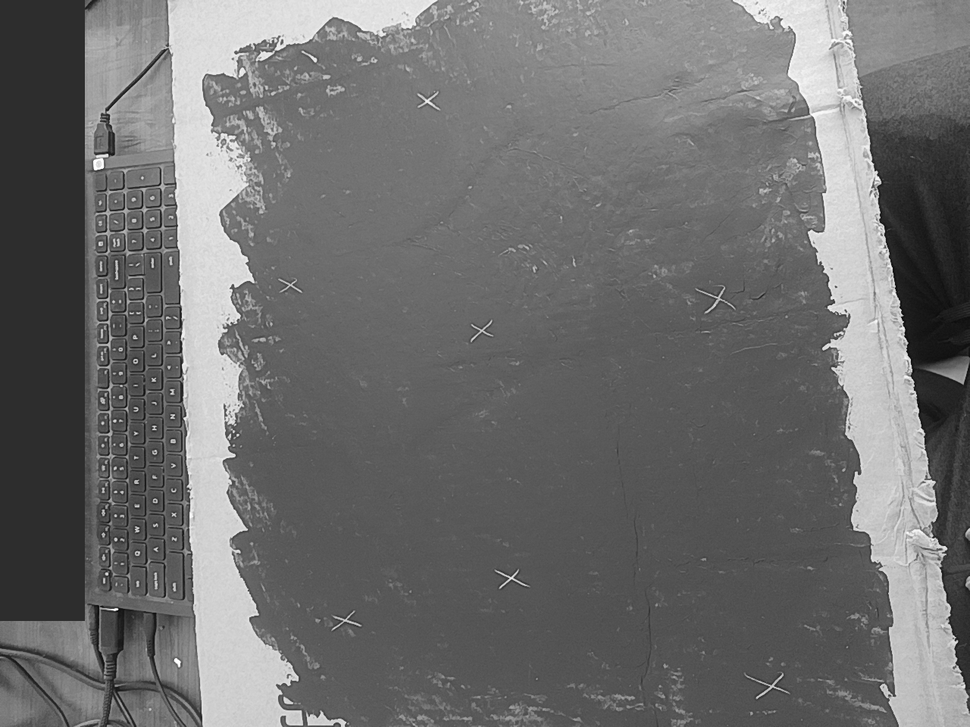
#> input picture android/app/src/androidTest/assets/real_frame_0.png, 970 x 727 px, shrunk from 1280 x 960 before the run
$ python -i lines.py   (imports and definitions only)   (older library calls are emulated)
#> lines starting #> are read from the running program, lines starting #| are printed output that depends on the picture; after the words box and inside, x2 and y2 are one past the last pixel; in counts of white or black regions, pixels touching at a corner belong together
#> further down, picture is the input picture: shape (727, 970, 3); min 0, max 255, mean 110.4
"""Line points: the sketch's pencil lines in a photo, and the target image's edges.

Both come out as thin sets of points, each with a unit normal (across the
line). The aligner matches sketch points to target edges with similar
direction.
"""

from __future__ import annotations

from dataclasses import dataclass

import cv2
import numpy as np


@dataclass
class LinePoints:
    pts: np.ndarray  # (n, 2) float, px
    normals: np.ndarray  # (n, 2) unit
    strength: np.ndarray  # (n,)


def _hessian(g: np.ndarray):
    dxx = cv2.Sobel(g, cv2.CV_32F, 2, 0, ksize=3)
    dyy = cv2.Sobel(g, cv2.CV_32F, 0, 2, ksize=3)
    dxy = cv2.Sobel(g, cv2.CV_32F, 1, 1, ksize=3)
    return dxx, dyy, dxy


def sketch_lines(img: np.ndarray, polarity: str = "light", width_px: float = 3.0, k_high: float = 5.0, k_low: float = 2.5, min_pixels: int = 12, roi: np.ndarray | None = None) -> LinePoints:
    """Ridge points of pencil/chalk lines about ``width_px`` wide.

    A pixel is on a line if, across the line, the image is curved like a ridge
    (light lines) or valley (dark lines), it is the strongest point across, and
    it is lighter (darker) than the ground on *both* sides, which rules out the
    edge of a painted area. Thresholds are in units of the image's own noise.
    """
#> called with polarity = 'light', width_px = 3, k_high = 5, k_low = 2.5, min_pixels = 12
    gray = img if img.ndim == 2 else cv2.cvtColor(img, cv2.COLOR_BGR2GRAY)
    g = gray.astype(np.float32)
    if polarity == "dark":
        g = 255 - g
    sigma = max(0.8, width_px / 2.5)
    s = cv2.GaussianBlur(g, (0, 0), sigma)
    dxx, dyy, dxy = _hessian(s)
    # eigen-decomposition of [[dxx, dxy], [dxy, dyy]]: the most negative eigenvalue is across a light ridge
    tr = (dxx + dyy) / 2
    disc = np.sqrt(((dxx - dyy) / 2) ** 2 + dxy**2)
    lam = tr - disc  # most negative
    other = tr + disc
    strength = np.where((lam < 0) & (np.abs(lam) > np.abs(other)), -lam, 0).astype(np.float32)
    # normal = eigenvector of lam
    nx = dxy
    ny = lam - dxx
    alt = np.abs(nx) + np.abs(ny) < 1e-6
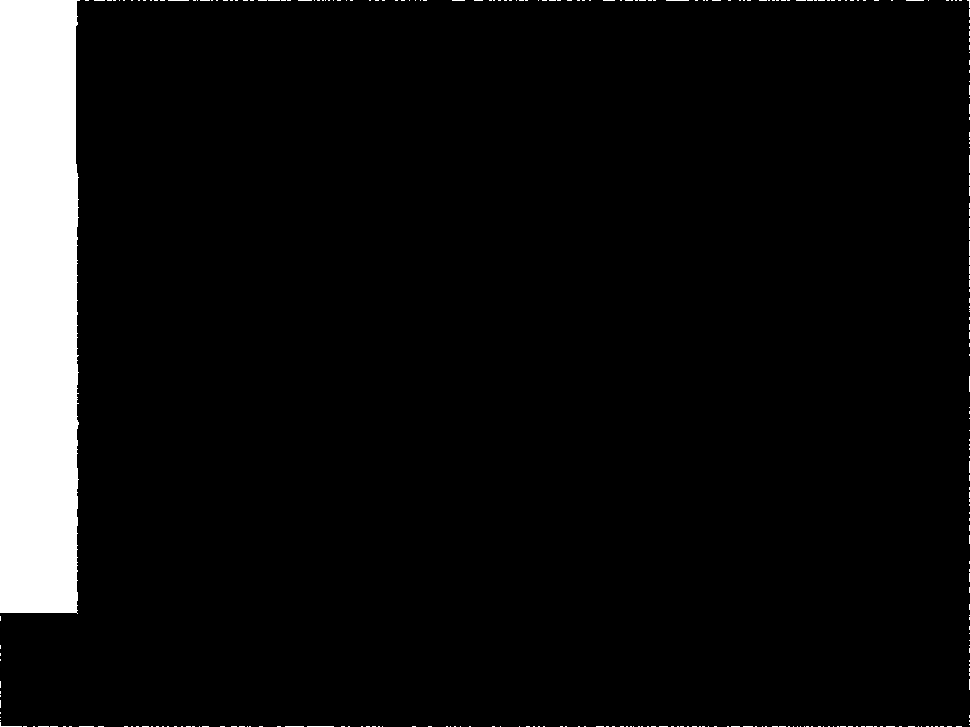
#> alt: shape (727, 970) bool; 6.9% white; 313 white regions (308 under 20 px), largest, box (x1, y1, x2, y2) and area: (0, 0, 80, 614) 47264, (307, 726, 334, 727) 27, (0, 722, 22, 727) 26, (666, 0, 689, 1) 23, (168, 0, 189, 1) 21
    nx = np.where(alt, lam - dyy, nx)
    ny = np.where(alt, dxy, ny)
    nn = np.sqrt(nx**2 + ny**2) + 1e-12
    nx, ny = nx / nn, ny / nn
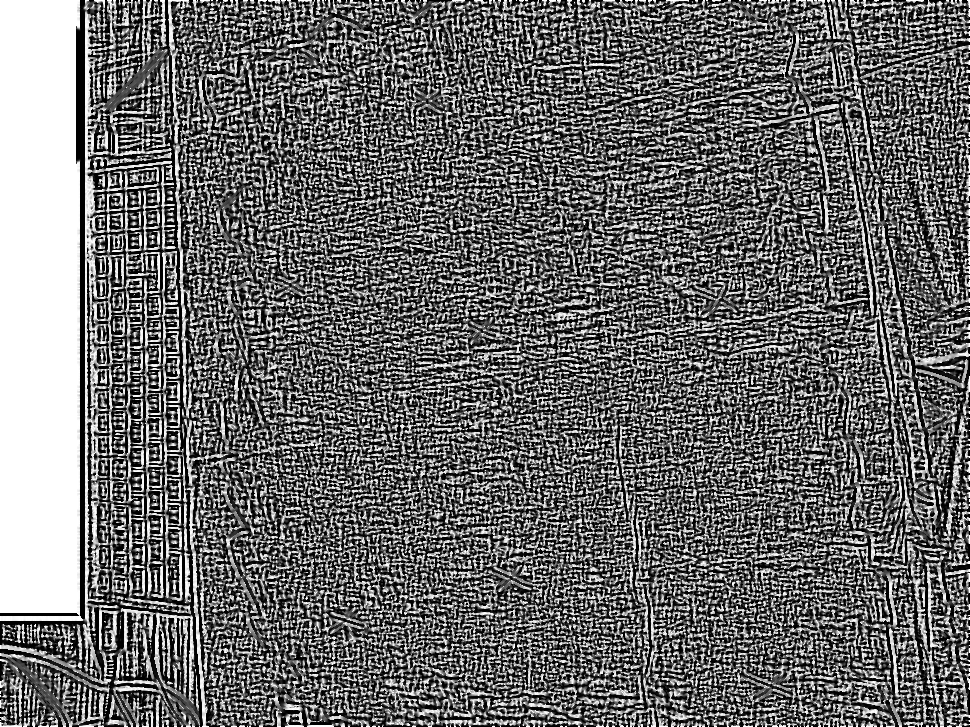
#> ny: shape (727, 970) float32; min -1, max 0, mean -0.581; drawn with min black and max white
    h, w = g.shape
#> h = 727; w = 970
    yy, xx = np.mgrid[0:h, 0:w].astype(np.float32)

    def sample(a, dx, dy):
        return cv2.remap(a, (xx + dx).astype(np.float32), (yy + dy).astype(np.float32), cv2.INTER_LINEAR, borderMode=cv2.BORDER_REPLICATE)

    nms = (strength >= sample(strength, nx, ny)) & (strength >= sample(strength, -nx, -ny)) & (strength > 0)
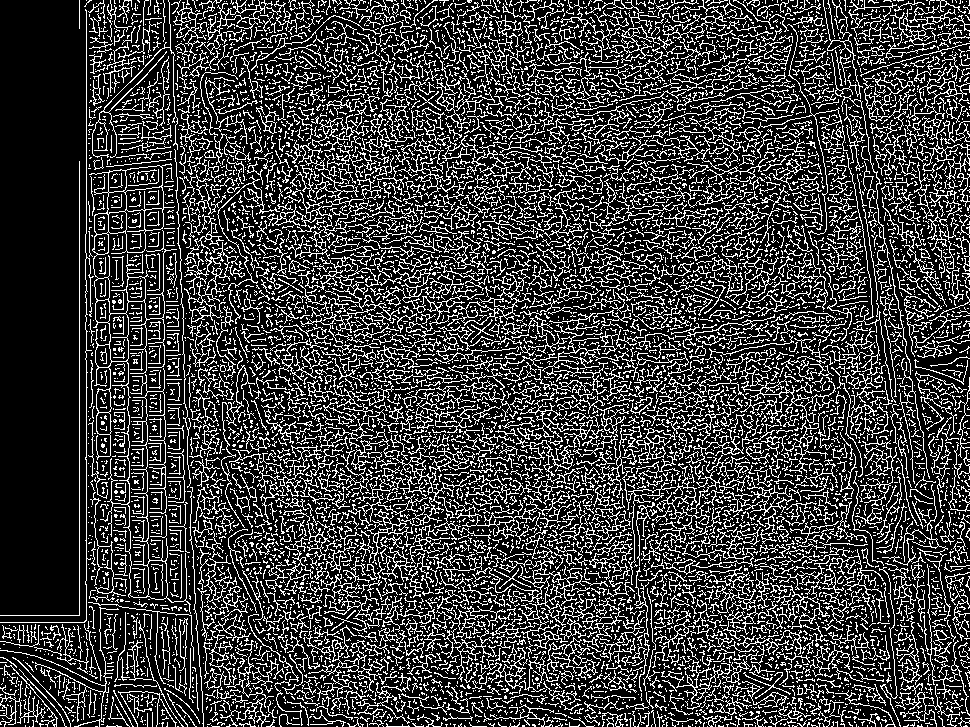
#> nms: shape (727, 970) bool; 23.7% white in thin lines or dots
    # lighter than the ground on both sides
    off = 2.5 * sigma + 1.0
    side = np.minimum(s - sample(s, nx * off, ny * off), s - sample(s, -nx * off, -ny * off))
    noise_img = g - cv2.GaussianBlur(g, (0, 0), 1.0)
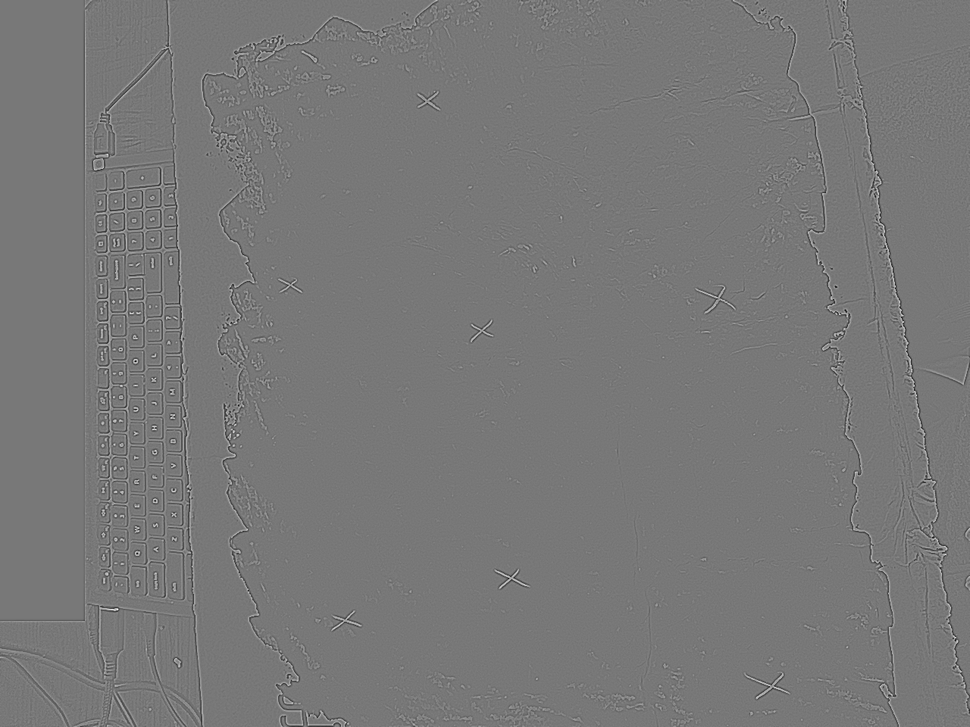
#> noise_img: shape (727, 970) float32; min -101.1, max 113.2, mean 0; drawn with min black and max white
    noise = 1.4826 * np.median(np.abs(noise_img - np.median(noise_img))) + 0.5
#> noise = 2.67
    st = strength[strength > 0]
    s_scale = 1.4826 * np.median(st) if st.size else 1.0
#> s_scale = 4.55
    resp = np.where(nms & (side > 2.0 * noise), strength / max(s_scale, 1e-6), 0)
    if roi is not None:
        resp = resp * roi
    low = (resp > k_low).astype(np.uint8)
#> low: shape (727, 970); values 0 (black) and 1 (white), 2% white in thin lines or dots
    n, cc, stats, _ = cv2.connectedComponentsWithStats(low, connectivity=8)
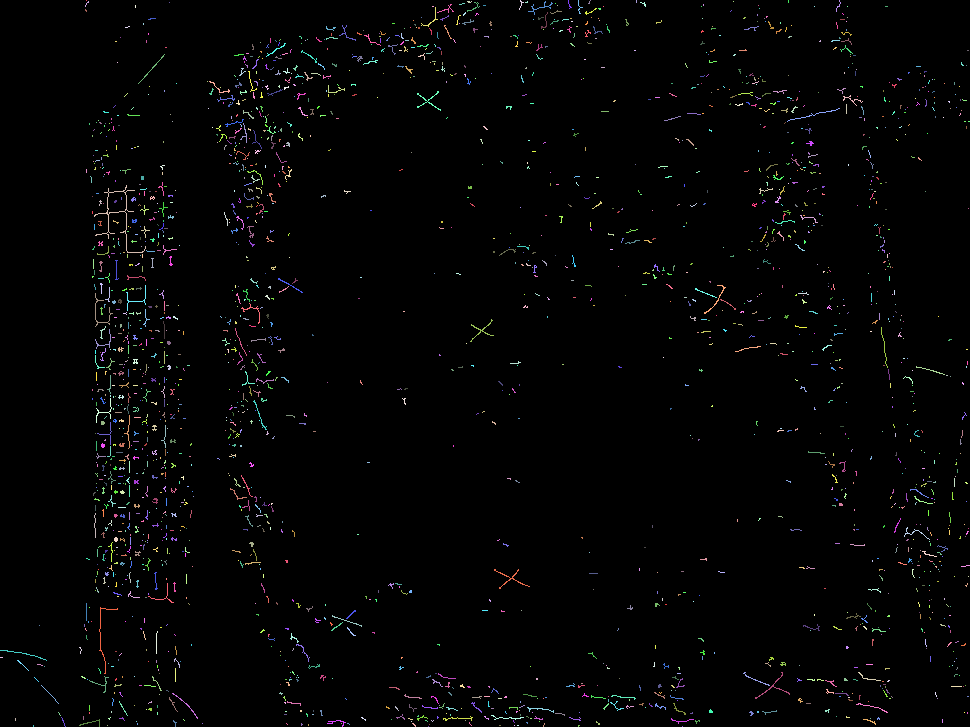
#> cc: shape (727, 970) int32; 2241 distinct labels, from 0 to 2240; one colour per label, 0 black
#> n = 2241; stats = 2241 rows, first 6: [0, 0, 970, 727, 691014], [86, 0, 1, 1, 1], [85, 1, 4, 6, 7], [467, 1, 5, 2, 7], [519, 0, 5, 10, 13], [525, 1, 3, 2, 4]
    high_max = np.zeros(n)
#> high_max = 2241 values from 0 to 0
    np.maximum.at(high_max, cc.ravel(), resp.ravel())
    keep = (stats[:, cv2.CC_STAT_AREA] >= min_pixels) & (high_max > k_high)
    keep[0] = False
    m = keep[cc] & (low > 0)
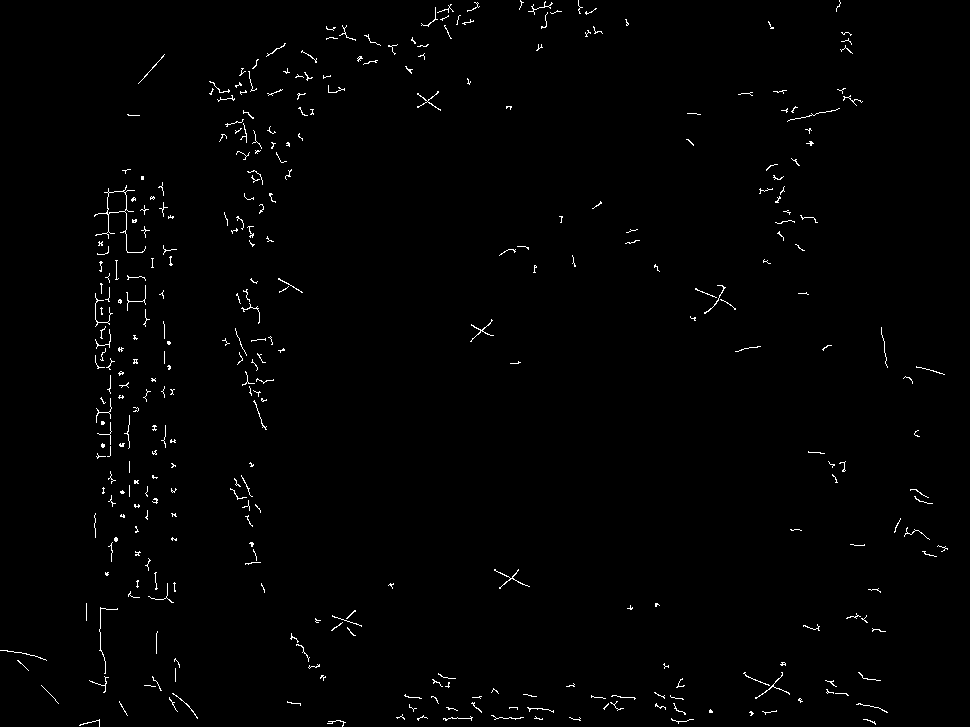
#> m: shape (727, 970) bool; 1% white in thin lines or dots
    ys, xs = np.nonzero(m)
#> ys = 7067 values from 0 to 726; xs = 7067 values, max 947 at index 5053, min 0 at index 5739, mean 384.4
    return LinePoints(np.column_stack([xs, ys]).astype(float), np.column_stack([nx[ys, xs], ny[ys, xs]]), resp[ys, xs])


def image_edges(img: np.ndarray, sigmas=(1.5, 3.0), high_pct: float = 85.0, min_chain: float = 0.0, min_strength: float = 0.0, min_grad: float = 20.0) -> LinePoints:
    """Colour edges of the target at a couple of scales (Canny on the Lab
    channel that changes most), with their gradient direction as normal."""
    lab = cv2.cvtColor(img, cv2.COLOR_BGR2LAB).astype(np.float32)
    h, w = img.shape[:2]
    edges = np.zeros((h, w), bool)
    nx = np.zeros((h, w), np.float32)
    ny = np.zeros((h, w), np.float32)
    mag_all = np.zeros((h, w), np.float32)
    for sg in sigmas:
        b = cv2.GaussianBlur(lab, (0, 0), sg)
        gx = cv2.Sobel(b, cv2.CV_32F, 1, 0, ksize=3)
        gy = cv2.Sobel(b, cv2.CV_32F, 0, 1, ksize=3)
        mag = gx**2 + gy**2
        k = np.argmax(mag, axis=2)
        gxk = np.take_along_axis(gx, k[..., None], 2)[..., 0]
        gyk = np.take_along_axis(gy, k[..., None], 2)[..., 0]
        m = np.sqrt(gxk**2 + gyk**2)
        hi = max(np.percentile(m, high_pct), min_grad)  # absolute floor: smooth gradients and noise are not edges
        scale = 2000.0 / max(m.max(), 1e-6)
        e = cv2.Canny((gxk * scale).astype(np.int16), (gyk * scale).astype(np.int16), 0.4 * hi * scale, hi * scale, L2gradient=True) > 0
        new = e & ~edges
        nx[new] = gxk[new] / np.maximum(m[new], 1e-6)
        ny[new] = gyk[new] / np.maximum(m[new], 1e-6)
        mag_all[new] = m[new]
        edges |= e
    if min_chain > 0 or min_strength > 0:
        # keep long, strong edge chains: what a painter would outline, not texture
        n, cc, stats, _ = cv2.connectedComponentsWithStats(edges.astype(np.uint8), connectivity=8)
        mean_mag = np.bincount(cc.ravel(), weights=mag_all.ravel(), minlength=n) / np.maximum(stats[:, cv2.CC_STAT_AREA], 1)
        ref = np.median(mag_all[edges]) if edges.any() else 1.0
        keep = (stats[:, cv2.CC_STAT_AREA] >= min_chain * max(h, w)) & (mean_mag >= min_strength * ref)
        keep[0] = False
        edges = keep[cc]
    ys, xs = np.nonzero(edges)
    return LinePoints(np.column_stack([xs, ys]).astype(float), np.column_stack([nx[ys, xs], ny[ys, xs]]), mag_all[ys, xs])

>>> import cv2
>>> picture = cv2.imread('../../../android/app/src/androidTest/assets/real_frame_0.png')
>>> result = sketch_lines(picture)
